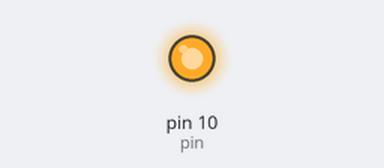
Simulated run of this sketch. Board: Arduino Uno, built with avr-gcc and run on an emulated ATmega328P. Parts: output pins drawn as LEDs (lit = HIGH).

Above: at 0.4 s.
At 30.2 s:
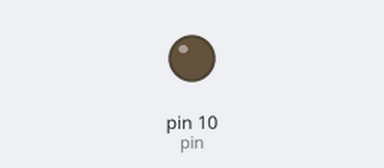
Timing chart, 0 to 40.8 s (numbered marks = the images above):
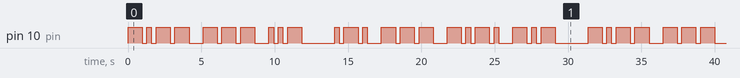

The sketch:

letThereBeLight.ino
```cpp
int pin = 10;
int unit = 320;

void setup() {
  // put your setup code here, to run once:
  pinMode(pin, OUTPUT);
}

void loop() {
  // put your main code here, to run repeatedly:
//  digitalWrite(pin, HIGH);
//  delay(1000)
//  digitalWrite(pin, LOW);
//  delay(1000)

  // Message - You Rock

  flashMessage();
}

void dot() {
  digitalWrite(pin, HIGH);
  delay(unit);
  digitalWrite(pin, LOW);
}

void dash() {
  digitalWrite(pin, HIGH);
  delay(unit * 3);
  digitalWrite(pin, LOW);
}

void flashY() {
  dash();
  delay(unit);
  dot();
  delay(unit);
  dash();
  delay(unit);
  dash();
}

void flashO(){
  dash();
  delay(unit);
  dash();
  delay(unit);
  dash();
}

void flashU(){
  dot();
  delay(unit);
  dot();
  delay(unit);
  dash();
}

void flashR(){
  dot();
  delay(unit);
  dash();
  delay(unit);
  dot();
}

void flashC(){
  dash();
  delay(unit);
  dot();
  delay(unit);
  dash();
  delay(unit);
  dot();
}

void flashK(){
  dash();
  delay(unit);
  dot();
  delay(unit);
  dash();
}

void flashFirstWord(){
  flashY();
  delay(unit * 3);
  flashO();
  delay(unit * 3);
  flashU();
  delay(unit * 7);
}

void flashSecondWord(){
  flashR();
  delay(unit * 3);
  flashO();
  delay(unit * 3);
  flashC();
  delay(unit * 3);
  flashK();
  delay(unit * 7);
}

void flashMessage(){
  flashFirstWord();
  flashSecondWord();
}
```

Measured:
- by itself, pin 10 (pin): moves between LOW and HIGH, repeating every 31.4 s
- by itself, everything shown: repeats every 31.4 s, in 46 steps
